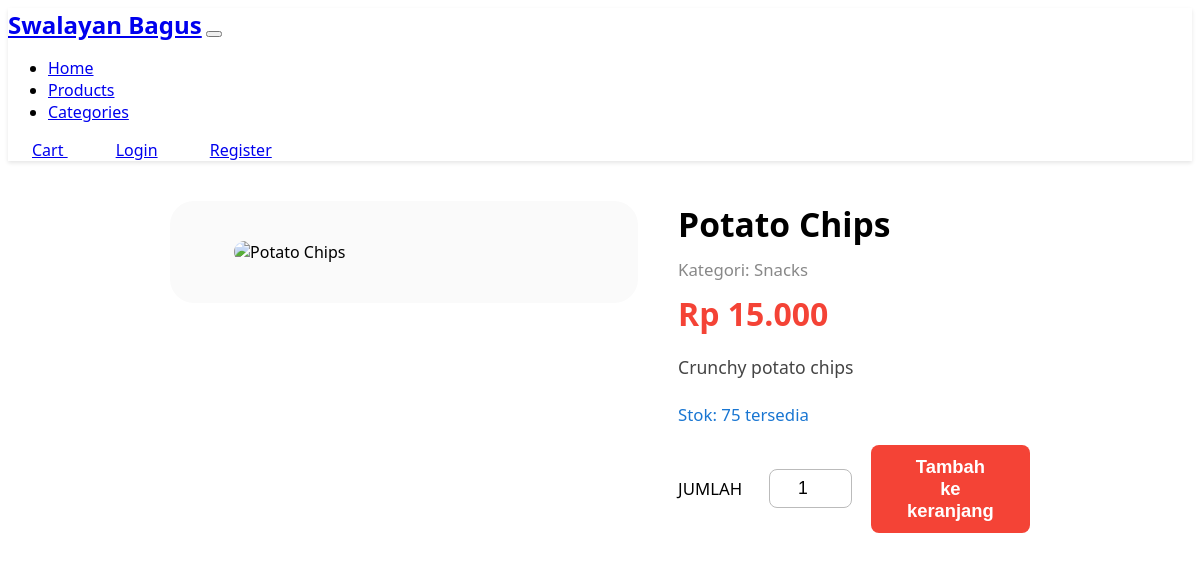
The page /product.php?id=4 on the database its author committed.
### tables this page shows
CREATE TABLE IF NOT EXISTS products (
    id INT AUTO_INCREMENT PRIMARY KEY,
    name VARCHAR(100) NOT NULL,
    description TEXT,
    price DECIMAL(10,2) NOT NULL,
    stock INT NOT NULL DEFAULT 0,
    image_url VARCHAR(255),
    category_id INT,
    featured BOOLEAN DEFAULT FALSE,
    created_at TIMESTAMP DEFAULT CURRENT_TIMESTAMP,
    updated_at TIMESTAMP DEFAULT CURRENT_TIMESTAMP ON UPDATE CURRENT_TIMESTAMP,
    FOREIGN KEY (category_id) REFERENCES categories(id) ON DELETE SET NULL
);

CREATE TABLE IF NOT EXISTS categories (
    id INT AUTO_INCREMENT PRIMARY KEY,
    name VARCHAR(50) NOT NULL,
    description TEXT,
    created_at TIMESTAMP DEFAULT CURRENT_TIMESTAMP,
    updated_at TIMESTAMP DEFAULT CURRENT_TIMESTAMP ON UPDATE CURRENT_TIMESTAMP
);

### product.php (the view, shortened to what this page needs)
<?php
$database = new Database();
$db = $database->getConnection();
$product_id = (int)$_GET['id'];
$query = "SELECT p.*, c.name as category_name
          FROM products p
          LEFT JOIN categories c ON p.category_id = c.id
          WHERE p.id = ?";
$stmt = $db->prepare($query);
$stmt->execute([$product_id]);
$product = $stmt->fetch(PDO::FETCH_ASSOC);
?>
<!DOCTYPE html>
<html lang="en">
<head>
    <link rel="stylesheet" href="assets/css/style.css">
</head>
<body>
    <?php include 'includes/navbar.php'; ?>
    <div class="product-detail-container">
        <div class="product-image-box">
            <img src="<?php echo htmlspecialchars($product['image_url']); ?>" alt="<?php echo htmlspecialchars($product['name']); ?>">
        </div>
        <div class="product-info-box">
            <div class="product-title"><?php echo htmlspecialchars($product['name']); ?></div>
            <div class="product-category">Kategori: <?php echo htmlspecialchars($product['category_name']); ?></div>
            <div class="product-price">Rp <?php echo number_format($product['price'], 0, ',', '.'); ?></div>
            <div class="product-desc"><?php echo nl2br(htmlspecialchars($product['description'])); ?></div>
            <div class="product-stock">Stok: <?php echo $product['stock']; ?> tersedia</div>
            <?php if ($product['stock'] > 0): ?>
                <form class="product-form" method="POST" action="">
                    <span class="qty-label">JUMLAH</span>
                    <input type="number" id="quantity" name="quantity" min="1" max="<?php echo $product['stock']; ?>" value="1" required>
                    <button type="submit" name="add_to_cart" class="btn-add">Tambah ke keranjang</button>
                </form>
            <?php else: ?>
                <div class="alert alert-warning">Produk ini sedang habis stok.</div>
            <?php endif; ?>
        </div>
    </div>
</body>
</html>

### assets/css/style.css (style rules this page uses)
body { font-family: 'Segoe UI', Tahoma, Geneva, Verdana, sans-serif; min-height: 100vh; display: flex; flex-direction: column; }

### product.php (style rules this page uses)
body { background: #fff; }
.product-detail-container { max-width: 1200px; margin: 40px auto 0 auto; display: flex; gap: 2.5rem; align-items: flex-start; flex-wrap: wrap; }
.product-image-box { flex: 0 0 420px; background: #fafafa; border-radius: 1.5rem; display: flex; align-items: center; justify-content: center; padding: 2.5rem 1.5rem; min-width: 320px; }
.product-image-box img { width: 100%; max-width: 340px; border-radius: 1.2rem; object-fit: contain; }
.product-info-box { flex: 1 1 340px; min-width: 320px; }
.product-title { font-size: 2.1rem; font-weight: 800; margin-bottom: 0.7rem; }
.product-price { color: #f44336; font-size: 2rem; font-weight: 700; margin-bottom: 1.2rem; }
.product-desc { font-size: 1.1rem; color: #444; margin-bottom: 1.5rem; }
.product-category { color: #888; font-size: 1.05rem; margin-bottom: 0.7rem; }
.product-form { display: flex; align-items: center; gap: 1.2rem; margin-bottom: 1.5rem; }
.product-form .qty-label { font-size: 1.05rem; margin-right: 0.5rem; }
.product-form input[type="number"] { width: 60px; border-radius: 0.5rem; border: 1.5px solid #bbb; padding: 0.5rem 0.7rem; font-size: 1.1rem; text-align: center; }
.product-form .btn-add { background: #f44336; color: #fff; font-size: 1.15rem; font-weight: 700; border-radius: 0.5rem; padding: 0.7rem 2.2rem; border: none; transition: background 0.2s; }
.product-stock { color: #1976d2; font-size: 1.05rem; margin-bottom: 1.2rem; }

### rows shown on the page
products: name "Potato Chips", category.name "Snacks", price "15.000", description "Crunchy potato chips", stock "75"
